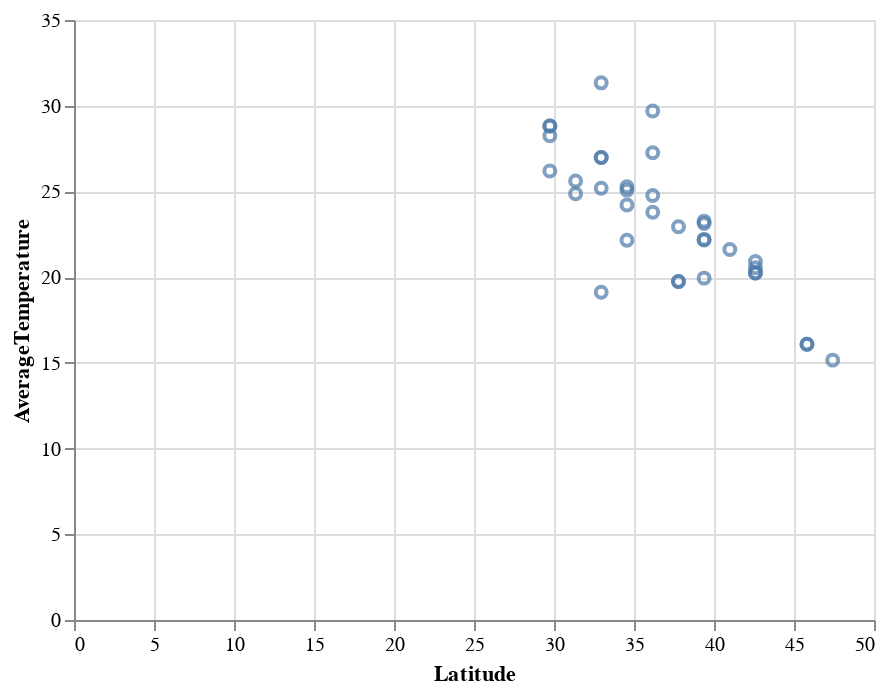

Notebook code cell kept with this figure:
### Code cell
chart = alt.Chart(df2).mark_point().encode(
    y = "AverageTemperature",
    x = "Latitude",
    tooltip=["City", "Country"],
)
chart

### Figure 1 — Vega-Lite specification as saved in the notebook (floating-point values rounded to 4 significant figures)
{"config": {"view": {"continuousWidth": 400, "continuousHeight": 300}}, "data": {"name": "data-a24446c2388b6e9520e228763928e3f2"}, "mark": "point", "encoding": {"tooltip": [{"type": "nominal", "field": "City"}, {"type": "nominal", "field": "Country"}], "x": {"type": "quantitative", "field": "Latitude"}, "y": {"type": "quantitative", "field": "AverageTemperature"}}, "$schema": "https://vega.github.io/schema/vega-lite/v4.8.1.json", "datasets": {"data-a24446c2388b6e9520e228763928e3f2": [{"dt": "1950-07-01T00:00:00", "AverageTemperature": 22.15, "AverageTemperatureUncertainty": 0.198, "City": "Albuquerque", "Country": "United States", "Latitude": 34.56, "Longitude": -107.0}, {"dt": "1950-07-01T00:00:00", "AverageTemperature": 28.82, "AverageTemperatureUncertainty": 0.206, "City": "Austin", "Country": "United States", "Latitude": 29.74, "Longitude": -97.85}, {"dt": "1950-07-01T00:00:00", "AverageTemperature": 23.13, "AverageTemperatureUncertainty": 0.279, "City": "Baltimore", "Country": "United States", "Latitude": 39.38, "Longitude": -76.99}, {"dt": "1950-07-01T00:00:00", "AverageTemperature": 20.54, "AverageTemperatureUncertainty": 0.418, "City": "Boston", "Country": "United States", "Latitude": 42.59, "Longitude": -72.0}, {"dt": "1950-07-01T00:00:00", "AverageTemperature": 25.07, "AverageTemperatureUncertainty": 0.262, "City": "Charlotte", "Country": "United States", "Latitude": 34.56, "Longitude": -81.73}, {"dt": "1950-07-01T00:00:00", "AverageTemperature": 20.25, "AverageTemperatureUncertainty": 0.229, "City": "Chicago", "Country": "United States", "Latitude": 42.59, "Longitude": -87.27}, {"dt": "1950-07-01T00:00:00", "AverageTemperature": 25.19, "AverageTemperatureUncertainty": 0.268, "City": "Columbus", "Country": "United States", "Latitude": 32.95, "Longitude": -85.21}, {"dt": "1950-07-01T00:00:00", "AverageTemperature": 22.17, "AverageTemperatureUncertainty": 0.249, "City": "Columbus", "Country": "United States", "Latitude": 39.38, "Longitude": -83.24}, {"dt": "1950-07-01T00:00:00", "AverageTemperature": 26.98, "AverageTemperatureUncertainty": 0.278, "City": "Dallas", "Country": "United States", "Latitude": 32.95, "Longitude": -96.7}, {"dt": "1950-07-01T00:00:00", "AverageTemperature": 19.94, "AverageTemperatureUncertainty": 0.276, "City": "Denver", "Country": "United States", "Latitude": 39.38, "Longitude": -104.0}, {"dt": "1950-07-01T00:00:00", "AverageTemperature": 20.92, "AverageTemperatureUncertainty": 0.197, "City": "Detroit", "Country": "United States", "Latitude": 42.59, "Longitude": -82.91}, {"dt": "1950-07-01T00:00:00", "AverageTemperature": 24.86, "AverageTemperatureUncertainty": 0.201, "City": "El Paso", "Country": "United States", "Latitude": 31.35, "Longitude": -105.5}, {"dt": "1950-07-01T00:00:00", "AverageTemperature": 26.98, "AverageTemperatureUncertainty": 0.278, "City": "Fort Worth", "Country": "United States", "Latitude": 32.95, "Longitude": -96.7}, {"dt": "1950-07-01T00:00:00", "AverageTemperature": 27.26, "AverageTemperatureUncertainty": 0.466, "City": "Fresno", "Country": "United States", "Latitude": 36.17, "Longitude": -119.3}, {"dt": "1950-07-01T00:00:00", "AverageTemperature": 28.25, "AverageTemperatureUncertainty": 0.195, "City": "Houston", "Country": "United States", "Latitude": 29.74, "Longitude": -96.0}, {"dt": "1950-07-01T00:00:00", "AverageTemperature": 22.2, "AverageTemperatureUncertainty": 0.32, "City": "Indianapolis", "Country": "United States", "Latitude": 39.38, "Longitude": -85.32}, {"dt": "1950-07-01T00:00:00", "AverageTemperature": 26.19, "AverageTemperatureUncertainty": 0.256, "City": "Jacksonville", "Country": "United States", "Latitude": 29.74, "Longitude": -81.23}, {"dt": "1950-07-01T00:00:00", "AverageTemperature": 29.69, "AverageTemperatureUncertainty": 0.274, "City": "Las Vegas", "Country": "United States", "Latitude": 36.17, "Longitude": -115.4}, {"dt": "1950-07-01T00:00:00", "AverageTemperature": 24.21, "AverageTemperatureUncertainty": 0.505, "City": "Los Angeles", "Country": "United States", "Latitude": 34.56, "Longitude": -118.7}, {"dt": "1950-07-01T00:00:00", "AverageTemperature": 22.94, "AverageTemperatureUncertainty": 0.166, "City": "Louisville", "Country": "United States", "Latitude": 37.78, "Longitude": -85.42}, {"dt": "1950-07-01T00:00:00", "AverageTemperature": 25.27, "AverageTemperatureUncertainty": 0.198, "City": "Memphis", "Country": "United States", "Latitude": 34.56, "Longitude": -89.51}, {"dt": "1950-07-01T00:00:00", "AverageTemperature": 20.25, "AverageTemperatureUncertainty": 0.229, "City": "Milwaukee", "Country": "United States", "Latitude": 42.59, "Longitude": -87.27}, {"dt": "1950-07-01T00:00:00", "AverageTemperature": 23.78, "AverageTemperatureUncertainty": 0.335, "City": "Nashville", "Country": "United States", "Latitude": 36.17, "Longitude": -87.51}, {"dt": "1950-07-01T00:00:00", "AverageTemperature": 21.61, "AverageTemperatureUncertainty": 0.133, "City": "New York", "Country": "United States", "Latitude": 40.99, "Longitude": -74.56}, {"dt": "1950-07-01T00:00:00", "AverageTemperature": 24.76, "AverageTemperatureUncertainty": 0.305, "City": "Oklahoma City", "Country": "United States", "Latitude": 36.17, "Longitude": -97.46}, {"dt": "1950-07-01T00:00:00", "AverageTemperature": 23.27, "AverageTemperatureUncertainty": 0.387, "City": "Philadelphia", "Country": "United States", "Latitude": 39.38, "Longitude": -74.91}, {"dt": "1950-07-01T00:00:00", "AverageTemperature": 31.33, "AverageTemperatureUncertainty": 0.273, "City": "Phoenix", "Country": "United States", "Latitude": 32.95, "Longitude": -112.0}, {"dt": "1950-07-01T00:00:00", "AverageTemperature": 16.08, "AverageTemperatureUncertainty": 0.171, "City": "Portland", "Country": "United States", "Latitude": 45.81, "Longitude": -123.5}, {"dt": "1950-07-01T00:00:00", "AverageTemperature": 28.82, "AverageTemperatureUncertainty": 0.206, "City": "San Antonio", "Country": "United States", "Latitude": 29.74, "Longitude": -97.85}, {"dt": "1950-07-01T00:00:00", "AverageTemperature": 19.12, "AverageTemperatureUncertainty": 0.21, "City": "San Diego", "Country": "United States", "Latitude": 32.95, "Longitude": -117.8}, {"dt": "1950-07-01T00:00:00", "AverageTemperature": 19.75, "AverageTemperatureUncertainty": 0.3, "City": "San Francisco", "Country": "United States", "Latitude": 37.78, "Longitude": -122.0}, {"dt": "1950-07-01T00:00:00", "AverageTemperature": 19.75, "AverageTemperatureUncertainty": 0.3, "City": "San Jose", "Country": "United States", "Latitude": 37.78, "Longitude": -122.0}, {"dt": "1950-07-01T00:00:00", "AverageTemperature": 15.16, "AverageTemperatureUncertainty": 0.15, "City": "Seattle", "Country": "United States", "Latitude": 47.42, "Longitude": -122.0}, {"dt": "1950-07-01T00:00:00", "AverageTemperature": 25.61, "AverageTemperatureUncertainty": 0.243, "City": "Tucson", "Country": "United States", "Latitude": 31.35, "Longitude": -111.2}, {"dt": "1950-07-01T00:00:00", "AverageTemperature": 16.08, "AverageTemperatureUncertainty": 0.171, "City": "Vancouver", "Country": "United States", "Latitude": 45.81, "Longitude": -123.5}]}}
